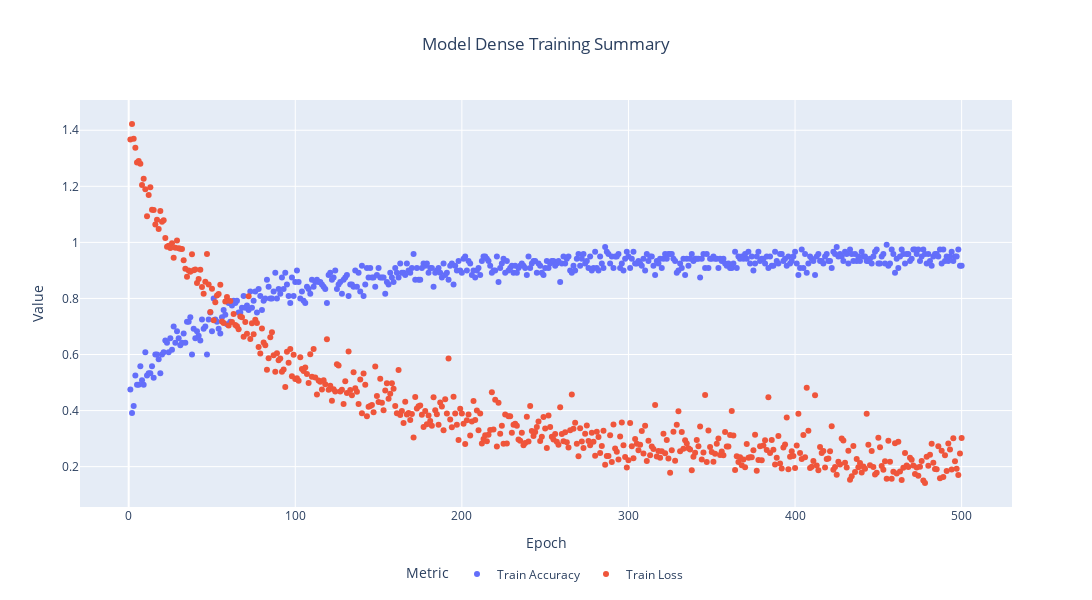

Notebook code cell kept with this figure:
### Code cell
def show_train_summary(model_name, history, epochs):
    """
    Visualizes the training summary for a model's performance over epochs using an interactive scatter plot.

    Args:
        model_name (str): The name of the model, used in the plot title.
        history (keras.callbacks.History): The history object returned by model.fit(), containing training metrics.
        epochs (list): A list of epoch numbers, typically ranging from 1 to the total number of epochs.

    Returns:
        None: Displays the plot in an interactive format.
    """
    # Convert training history to a DataFrame for easier manipulation
    history_dict = history.history
    data = {
        'Epoch': epochs,
        'Train Accuracy': history_dict["accuracy"],
        'Train Loss': history_dict["loss"]
    }

    df = pd.DataFrame(data)

    # Melt the DataFrame to make it suitable for Plotly Express
    df_melted = df.melt(id_vars = 'Epoch', value_vars = ['Train Accuracy', 'Train Loss'], 
                        var_name = 'Metric', value_name = 'Value')

    # Create the scatter plot using px.scatter
    fig = px.scatter(df_melted, x = 'Epoch', y = 'Value', color = 'Metric',
                     title = f"Model {model_name} Training Summary",
                     labels = {'Value': 'Value', 'Metric': 'Metric'})

    # Customize the layout
    fig.update_layout(
        height = 600,
        width = 1100,
        title_x = 0.5,
        title_xanchor = 'center',
        legend = dict(
            orientation = 'h',
            yanchor = 'bottom',
            y = -0.2,
            xanchor = 'center',
            x = 0.5
        )
    )

    # Show the plot
    fig.show()

show_train_summary('Dense', history, list(range(1, 500 + 1)))

### Figure 1 — Plotly figure (JSON) as saved in the notebook; plotly's stock layout.template omitted (floating-point values rounded to 4 significant figures; data arrays with more than 128 entries replaced by an {"elided": "..."} marker saying what was removed)
{"data": [{"hovertemplate": "Metric=Train Accuracy<br>Epoch=%{x}<br>Value=%{y}<extra></extra>", "legendgroup": "Train Accuracy", "marker": {"color": "#636efa", "symbol": "circle"}, "mode": "markers", "name": "Train Accuracy", "orientation": "v", "showlegend": true, "type": "scatter", "x": {"elided": "500 int values"}, "xaxis": "x", "y": {"elided": "500 float values"}, "yaxis": "y"}, {"hovertemplate": "Metric=Train Loss<br>Epoch=%{x}<br>Value=%{y}<extra></extra>", "legendgroup": "Train Loss", "marker": {"color": "#EF553B", "symbol": "circle"}, "mode": "markers", "name": "Train Loss", "orientation": "v", "showlegend": true, "type": "scatter", "x": {"elided": "500 int values"}, "xaxis": "x", "y": {"elided": "500 float values"}, "yaxis": "y"}], "layout": {"height": 600, "legend": {"orientation": "h", "title": {"text": "Metric"}, "tracegroupgap": 0, "x": 0.5, "xanchor": "center", "y": -0.2, "yanchor": "bottom"}, "title": {"text": "Model Dense Training Summary", "x": 0.5, "xanchor": "center"}, "width": 1100, "xaxis": {"anchor": "y", "domain": [0, 1], "title": {"text": "Epoch"}}, "yaxis": {"anchor": "x", "domain": [0, 1], "title": {"text": "Value"}}}}
